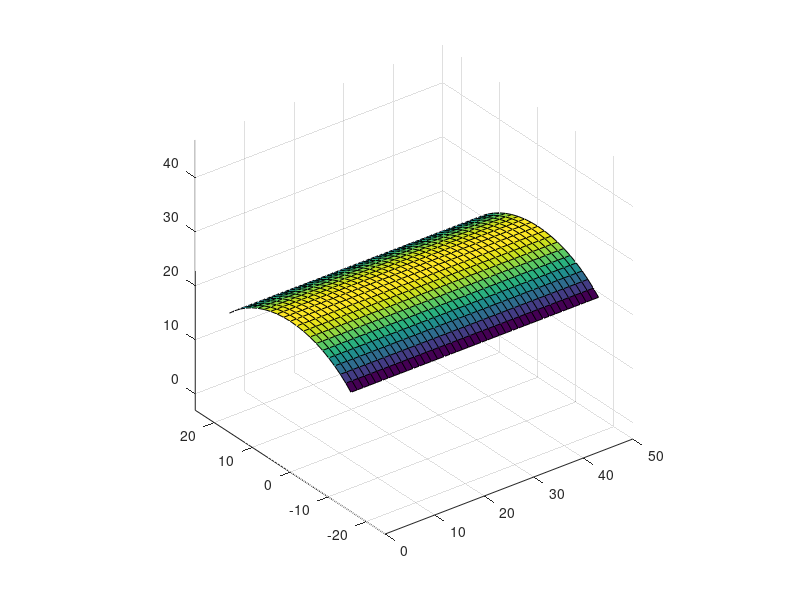

Write MATLAB code to recreate this figure. (Note: this script raises an error after producing the figure.)
%% Generación de la malla para elementos serendipitos de 8 nodos y 
%% lagrangianos de 9 nodos

clear, clc, close all

%% Se especifica el numero de elementos de la malla
nef_x = 20; 
nef_t = 10;

%% Se define el tipo de elemento
elemento         = 'S8';   % S8 L9
elementos_planos = false;  % true false

%% Se define el nombre del archivo y se verifica si elemento está OK
if strcmp(elemento,'S8')
   if elementos_planos   
      filename = 'scordelli_lo_plano_S8';
   else
      filename = 'scordelli_lo_curvo_S8';
   end
elseif strcmp(elemento,'L9')
   if elementos_planos   
      filename = 'scordelli_lo_plano_L9';
   else
      filename = 'scordelli_lo_curvo_L9';
   end
else 
   error('Tipo de elemento debe ser S8 o L9')
end
   
%% Se definen algunas constantes
X = 1; Y = 2; Z = 3;
R = 25 - 0.25/2;

%% Eje de las x y de las t
x = linspace(  0, 50, 2*nef_x+1);
t = linspace(-40, 40, 2*nef_t+1);

%% Se crea la malla
[xx,tt] = meshgrid(x,t);   
yy = R*sind(tt);
zz = R*cosd(tt);

%% Se  dibuja la malla
figure
surf(xx,yy,zz);
axis equal

%% Se numeran los nodos
nno = (2*nef_x+1)*(2*nef_t+1);
nod = reshape(1:nno, 2*nef_t+1, 2*nef_x+1);

%% Se define la matriz xnod
xnod = [xx(:) yy(:) zz(:)];

%% Se define la matriz LaG
k = 0;
nef = nef_t*nef_x;
LaG = zeros(nef, 9);
for i = 1:nef_t
   for j = 1:nef_x
      k = k+1;
      LaG(k,:) = [...
         nod(2*i-1,2*j-1) ...  % nodo 1
         nod(2*i  ,2*j-1) ...  % nodo 2
         nod(2*i+1,2*j-1) ...  % nodo 3
         nod(2*i+1,2*j  ) ...  % nodo 4
         nod(2*i+1,2*j+1) ...  % nodo 5
         nod(2*i  ,2*j+1) ...  % nodo 6
         nod(2*i-1,2*j+1) ...  % nodo 7
         nod(2*i-1,2*j)   ...  % nodo 8
         nod(2*i  ,2*j) ];     % nodo 9
   end
end

%% Se corrigen las coordenadas xnod en el caso de cascarones formados por 
%% placas planas
if elementos_planos
   for k = 1:nef
      xnod(LaG(k,2),:) = (xnod(LaG(k,1),:) + xnod(LaG(k,3),:))/2;
      xnod(LaG(k,4),:) = (xnod(LaG(k,3),:) + xnod(LaG(k,5),:))/2;
      xnod(LaG(k,6),:) = (xnod(LaG(k,5),:) + xnod(LaG(k,7),:))/2;
      xnod(LaG(k,8),:) = (xnod(LaG(k,7),:) + xnod(LaG(k,1),:))/2;  
   end
end

%% Si se tiene un elemento serendipito de 8 nodos
if strcmp(elemento, 'S8')
   % Se identifican los nodos a eliminar y se identifican sus indices
   nodos_elim = unique(LaG(:,9))';
   old_idx = setdiff(1:nno,nodos_elim);
   
   % Se elimina la columna 9 de LaG
   LaG(:,9) = [];
   
   % Se eliminan los nodos redundantes de la matriz LaG
   xnod(nodos_elim, :) = [];
   nno = size(xnod,1);
   
   % Se renumera la matriz LaG
   LaG = changem(LaG, 1:nno, old_idx);
end

%% Se grafica de nuevo la malla de EFs
figure
hold on
switch elemento
   case 'S8'
      for i = 1:nef
         plot3(xnod(LaG(i,[1:8 1]),X), xnod(LaG(i,[1:8 1]),Y), xnod(LaG(i,[1:8 1]),Z),'*-');
      end
   case 'L9'
      for i = 1:nef
         plot3(xnod(LaG(i,[1:8 1]),X), xnod(LaG(i,[1:8 1]),Y), xnod(LaG(i,[1:8 1]),Z),'*-');
         plot3(xnod(LaG(i,9),X), xnod(LaG(i,9),Y), xnod(LaG(i,9),Z),'*');         
      end
end   
view(3)

%% Se graba el resultado a disco
save(filename, 'xnod', 'nno', 'LaG', 'nef');

fprintf('Resultados grabados en el archivo %s.mat \n', filename)